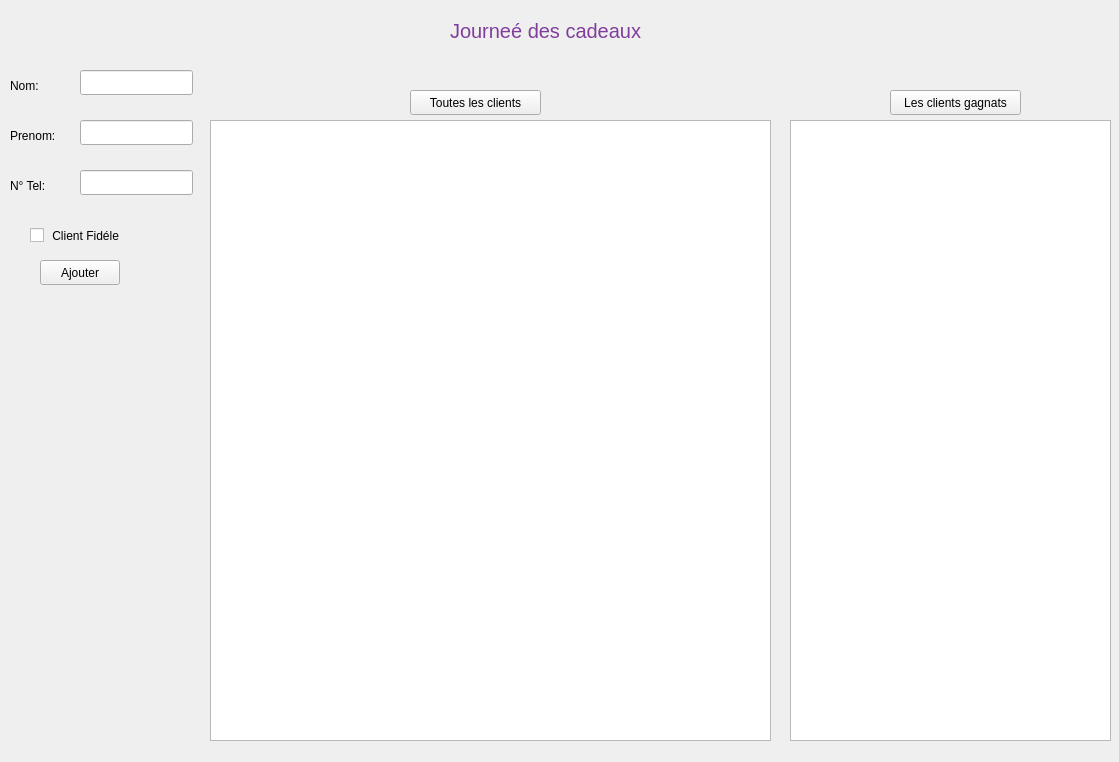
<?xml version="1.0" encoding="UTF-8"?>
<ui version="4.0">
 <class>Form</class>
 <widget class="QWidget" name="Form">
  <property name="geometry">
   <rect>
    <x>0</x>
    <y>0</y>
    <width>1119</width>
    <height>762</height>
   </rect>
  </property>
  <property name="windowTitle">
   <string>Form</string>
  </property>
  <widget class="QLabel" name="label">
   <property name="geometry">
    <rect>
     <x>450</x>
     <y>20</y>
     <width>191</width>
     <height>21</height>
    </rect>
   </property>
   <property name="font">
    <font>
     <pointsize>15</pointsize>
    </font>
   </property>
   <property name="styleSheet">
    <string notr="true">color: rgb(129, 61, 156);</string>
   </property>
   <property name="text">
    <string>Journeé des cadeaux</string>
   </property>
  </widget>
  <widget class="QLabel" name="label_2">
   <property name="geometry">
    <rect>
     <x>10</x>
     <y>70</y>
     <width>61</width>
     <height>31</height>
    </rect>
   </property>
   <property name="text">
    <string>Nom:</string>
   </property>
  </widget>
  <widget class="QLabel" name="label_3">
   <property name="geometry">
    <rect>
     <x>10</x>
     <y>120</y>
     <width>57</width>
     <height>31</height>
    </rect>
   </property>
   <property name="text">
    <string>Prenom:</string>
   </property>
  </widget>
  <widget class="QLabel" name="label_4">
   <property name="geometry">
    <rect>
     <x>10</x>
     <y>170</y>
     <width>57</width>
     <height>31</height>
    </rect>
   </property>
   <property name="text">
    <string>N° Tel:</string>
   </property>
  </widget>
  <widget class="QLineEdit" name="nom">
   <property name="geometry">
    <rect>
     <x>80</x>
     <y>70</y>
     <width>113</width>
     <height>25</height>
    </rect>
   </property>
  </widget>
  <widget class="QLineEdit" name="prenom">
   <property name="geometry">
    <rect>
     <x>80</x>
     <y>120</y>
     <width>113</width>
     <height>25</height>
    </rect>
   </property>
  </widget>
  <widget class="QLineEdit" name="telephone">
   <property name="geometry">
    <rect>
     <x>80</x>
     <y>170</y>
     <width>113</width>
     <height>25</height>
    </rect>
   </property>
  </widget>
  <widget class="QCheckBox" name="clientFidele">
   <property name="geometry">
    <rect>
     <x>30</x>
     <y>220</y>
     <width>101</width>
     <height>31</height>
    </rect>
   </property>
   <property name="text">
    <string> Client Fidéle</string>
   </property>
  </widget>
  <widget class="QPushButton" name="ajouter">
   <property name="geometry">
    <rect>
     <x>40</x>
     <y>260</y>
     <width>80</width>
     <height>25</height>
    </rect>
   </property>
   <property name="text">
    <string>Ajouter</string>
   </property>
  </widget>
  <widget class="QTableWidget" name="table">
   <property name="geometry">
    <rect>
     <x>210</x>
     <y>120</y>
     <width>561</width>
     <height>621</height>
    </rect>
   </property>
  </widget>
  <widget class="QPushButton" name="lcgagnats">
   <property name="geometry">
    <rect>
     <x>890</x>
     <y>90</y>
     <width>131</width>
     <height>25</height>
    </rect>
   </property>
   <property name="text">
    <string>Les clients gagnats</string>
   </property>
  </widget>
  <widget class="QListWidget" name="list">
   <property name="geometry">
    <rect>
     <x>790</x>
     <y>120</y>
     <width>321</width>
     <height>621</height>
    </rect>
   </property>
  </widget>
  <widget class="QPushButton" name="tlclients">
   <property name="geometry">
    <rect>
     <x>410</x>
     <y>90</y>
     <width>131</width>
     <height>25</height>
    </rect>
   </property>
   <property name="text">
    <string>Toutes les clients</string>
   </property>
  </widget>
 </widget>
 <resources/>
 <connections/>
</ui>
